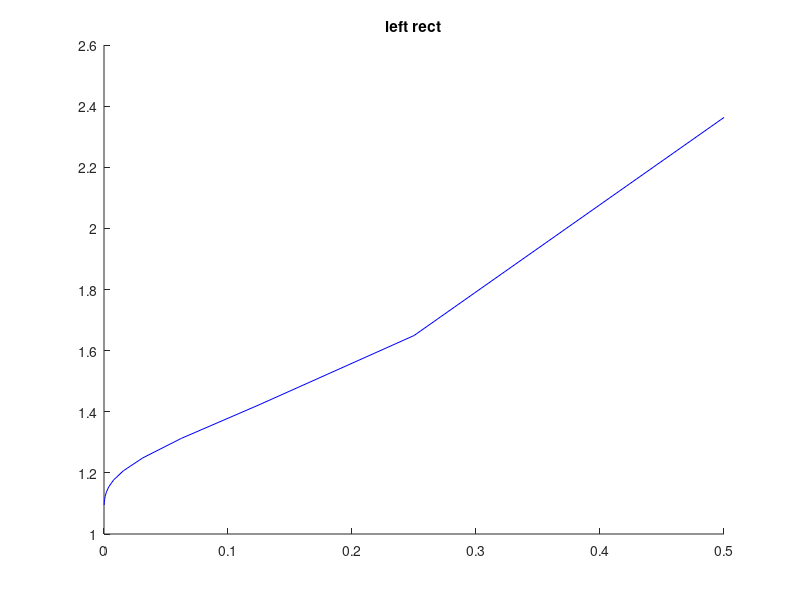
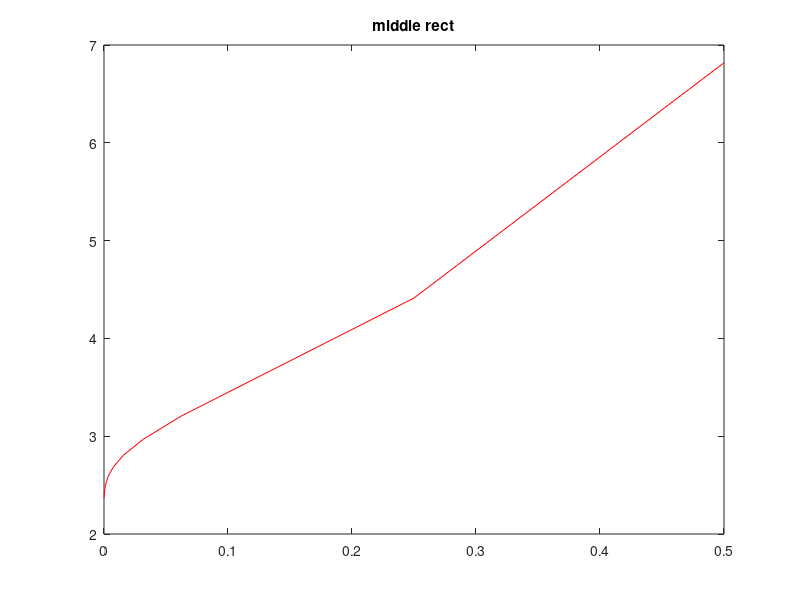
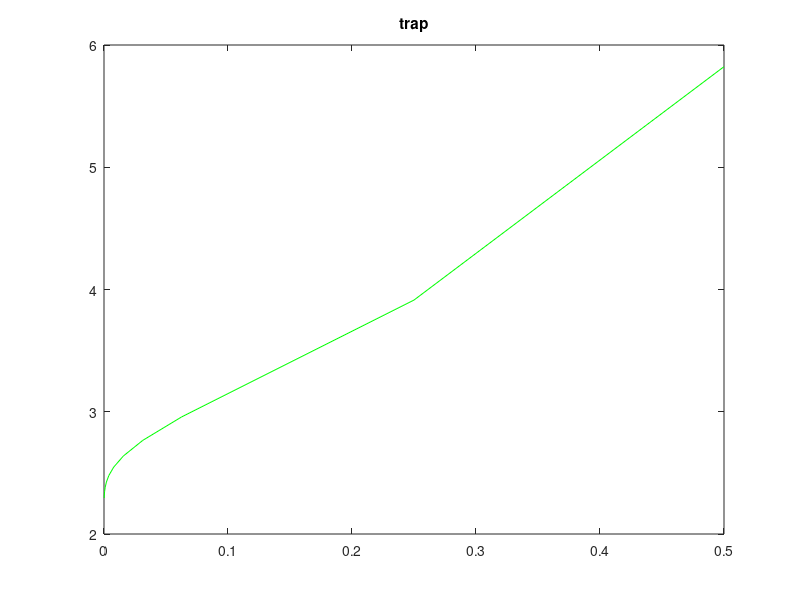
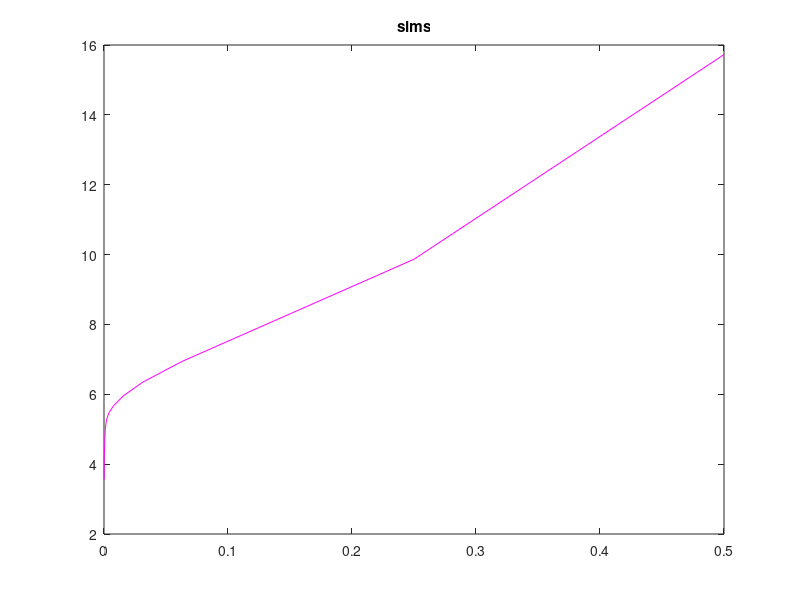

MATLAB code to generate these figures, in order:
clc
a=3;
b=8;

h=1;
counter=0;
gen=13;
alpha_left_rect=1:gen;
alpha_middle_rect=1:gen;
alpha_int_trap=1:gen;
alpha_int_sims=1:gen;
arrayH=1:gen;
s=-cos(b)+cos(a);
for j=1:gen
    h=h/2;
    int_left_rect=0;
    int_middle_rect=0;
    int_trap=0;
    int_sims=0;
    left_board=a;
    right_board=a+h;
    for i=a:h:b-h
        int_left_rect=int_left_rect+((right_board-left_board)*sin(left_board));
        int_middle_rect=int_middle_rect+((right_board-left_board)*sin((left_board+right_board)/2));
        int_trap=int_trap+((right_board-left_board)*((sin(left_board)+sin(right_board))/2));
        int_sims=int_sims+((right_board-left_board)...
        *((sin(left_board)+4*sin((left_board+right_board)/2)+sin(right_board))/6));
        left_board=left_board+h;
        right_board=right_board+h;
    end
    d_left_rect=abs(s-int_left_rect);
    alpha_left_rect(j)=log(d_left_rect)/log(h);

    d_middle_rect=abs(s-int_middle_rect);
    alpha_middle_rect(j)=log(d_middle_rect)/log(h);

    d_int_trap=abs(s-int_trap);
    alpha_int_trap(j)=log(d_int_trap)/log(h);
    
    d_int_sims=abs(s-int_sims);
    alpha_int_sims(j)=log(d_int_sims)/log(h);

    arrayH(j)=h;
end

disp("left_reg")
disp(int_left_rect)

disp(alpha_left_rect)

disp("middle_rect")
disp(alpha_middle_rect)

disp("trap")
disp(alpha_int_trap)

disp("sims")
disp(alpha_int_sims)

hold on 
figure(1);
title('left rect');
plot(arrayH,alpha_left_rect,"b")



figure(2);
plot(arrayH,alpha_middle_rect,"r")
title('middle rect');


figure(3);
plot(arrayH,alpha_int_trap,"g")
title('trap');


figure(4);
plot(arrayH,alpha_int_sims,"m")
title('sims');
hold off







